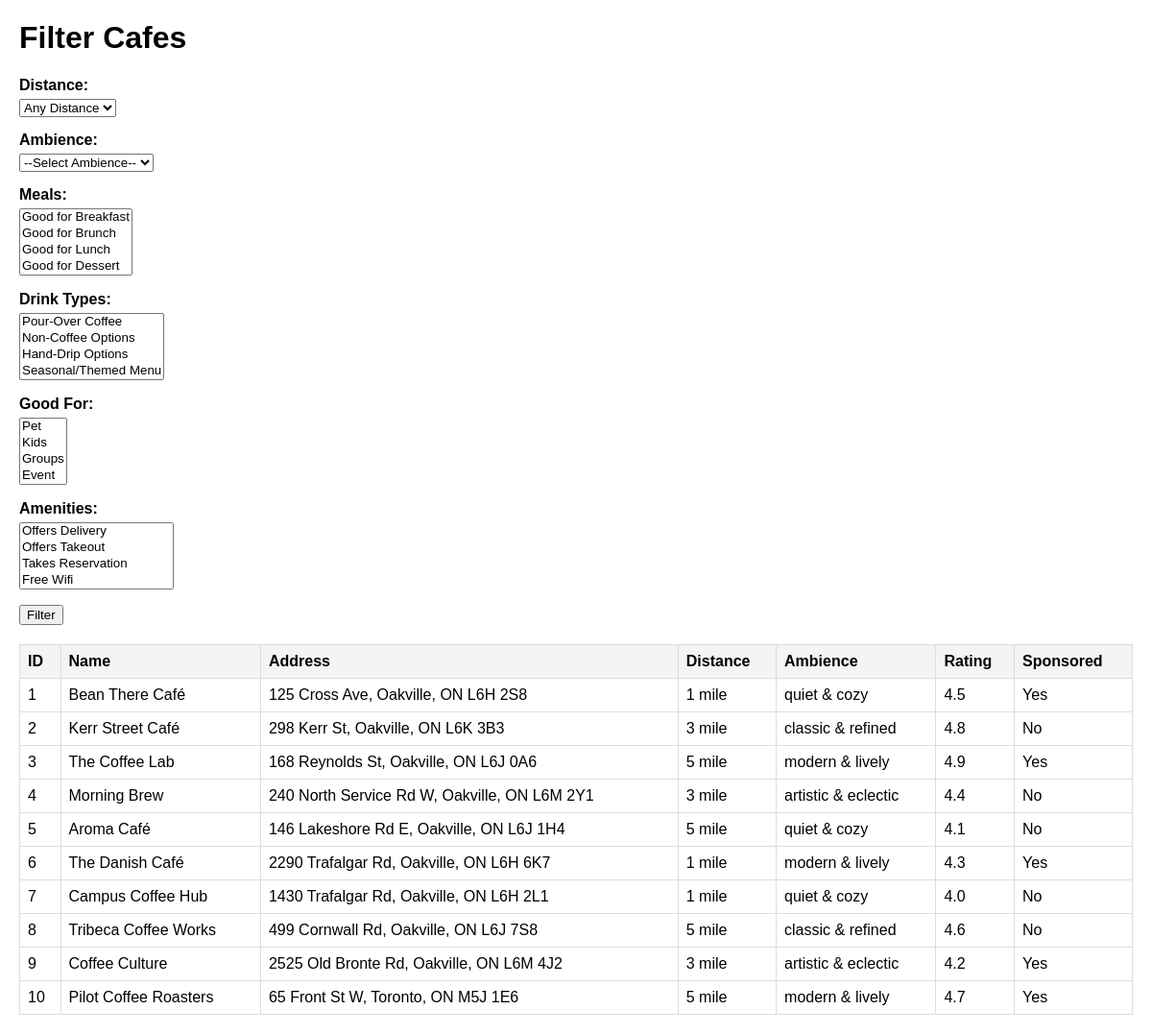
Page /filter.php on the committed database.
### tables this page shows
CREATE TABLE `brewmatch_cafes` (
  `cafe_id` int(11) NOT NULL,
  `name` varchar(100) NOT NULL,
  `address` varchar(255) NOT NULL,
  `distance_category` enum('Any Distance','1 mile','3 mile','5 mile') NOT NULL,
  `ambience` enum('quiet & cozy','modern & lively','classic & refined','artistic & eclectic') NOT NULL,
  `rating` decimal(2,1) NOT NULL CHECK (`rating` >= 1 and `rating` <= 5),
  `is_sponsored` tinyint(1) DEFAULT 0
);

### filter.php (the view, shortened to what this page needs)
<?php
$servername = "localhost";
$username = "root";
$password = "root";
$dbname = "brewmatch";
$conn = new mysqli($servername, $username, $password, $dbname);
$distance = '';
$selected_meals = [];
$selected_drinks = [];
$selected_good_for = [];
$selected_amenities = [];
$sql = "SELECT DISTINCT bc.*
        FROM brewmatch_cafes bc
        LEFT JOIN cafe_meals cm ON bc.cafe_id = cm.cafe_id
        LEFT JOIN cafe_drinks cd ON bc.cafe_id = cd.cafe_id
        LEFT JOIN cafe_good_for cg ON bc.cafe_id = cg.cafe_id
        LEFT JOIN cafe_amenities ca ON bc.cafe_id = ca.cafe_id
        WHERE 1";
$result = $conn->query($sql);
$meal_options = ["Good for Breakfast", "Good for Brunch", "Good for Lunch", "Good for Dessert"];
$drink_options = ["Pour-Over Coffee", "Non-Coffee Options", "Hand-Drip Options", "Seasonal/Themed Menu"];
$good_for_options = ["Pet", "Kids", "Groups", "Event", "Study", "Work"];
$amenity_options = ["Offers Delivery", "Offers Takeout", "Takes Reservation", "Free Wifi", "Outdoor Seating", "Wheelchair Accessible", "Charging Socket Provided", "24/7"];
?>
<!DOCTYPE html>
<html lang="en">
<head>
</head>
<body>
<h1>Filter Cafes</h1>
<form method="POST" action="">
    <div class="filter-group">
        <label for="distance">Distance:</label>
        <select name="distance" id="distance">
            <option value="any" <?= $distance == 'any' ? 'selected' : '' ?>>Any Distance</option>
        </select>
    </div>
    <div class="filter-group">
        <label for="ambience">Ambience:</label>
        <select name="ambience" id="ambience">
            <option value="">--Select Ambience--</option>
        </select>
    </div>
    <div class="filter-group">
        <label for="meals">Meals:</label>
        <select name="meals[]" id="meals" multiple>
            <?php foreach ($meal_options as $meal): ?>
                <option value="<?= htmlspecialchars($meal) ?>" <?= in_array($meal, $selected_meals) ? 'selected' : '' ?>>
                </option>
            <?php endforeach; ?>
        </select>
    </div>
    <div class="filter-group">
        <label for="drinks">Drink Types:</label>
        <select name="drinks[]" id="drinks" multiple>
            <?php foreach ($drink_options as $drink): ?>
                <option value="<?= htmlspecialchars($drink) ?>" <?= in_array($drink, $selected_drinks) ? 'selected' : '' ?>>
                </option>
            <?php endforeach; ?>
        </select>
    </div>
    <div class="filter-group">
        <label for="good_for">Good For:</label>
        <select name="good_for[]" id="good_for" multiple>
            <?php foreach ($good_for_options as $good_for): ?>
                <option value="<?= htmlspecialchars($good_for) ?>" <?= in_array($good_for, $selected_good_for) ? 'selected' : '' ?>>
                </option>
            <?php endforeach; ?>
        </select>
    </div>
    <div class="filter-group">
        <label for="amenities">Amenities:</label>
        <select name="amenities[]" id="amenities" multiple>
            <?php foreach ($amenity_options as $amenity): ?>
                <option value="<?= htmlspecialchars($amenity) ?>" <?= in_array($amenity, $selected_amenities) ? 'selected' : '' ?>>
                </option>
            <?php endforeach; ?>
        </select>
    </div>
    <button type="submit">Filter</button>
</form>
<?php if ($result && $result->num_rows > 0): ?>
    <table>
        <thead>
            <tr>
                <th>ID</th>
                <th>Name</th>
                <th>Address</th>
                <th>Distance</th>
                <th>Ambience</th>
                <th>Rating</th>
                <th>Sponsored</th>
            </tr>
        </thead>
        <tbody>
        <?php while ($row = $result->fetch_assoc()): ?>
            <tr>
                <td><?= htmlspecialchars($row['cafe_id']) ?></td>
                <td><?= htmlspecialchars($row['name']) ?></td>
                <td><?= htmlspecialchars($row['address']) ?></td>
                <td><?= htmlspecialchars($row['distance_category']) ?></td>
                <td><?= htmlspecialchars($row['ambience']) ?></td>
                <td><?= htmlspecialchars($row['rating']) ?></td>
                <td><?= $row['is_sponsored'] == 1 ? 'Yes' : 'No' ?></td>
            </tr>
        <?php endwhile; ?>
        </tbody>
    </table>
<?php else: ?>
    <p>No cafes found matching your criteria.</p>
<?php endif; ?>
</body>
</html>

### filter.php (style rules this page uses)
body { font-family: Arial, sans-serif; margin: 20px; }
form { margin-bottom: 20px; }
table { width: 100%; border-collapse: collapse; }
th, td { border: 1px solid #ddd; padding: 8px; text-align: left; }
th { background-color: #f4f4f4; }
.filter-group { margin-bottom: 15px; }
.filter-group label { display: block; margin-bottom: 5px; font-weight: bold; }

### rows in the picture
brewmatch_cafes: cafe_id "1", name "Bean There Café", address "125 Cross Ave, Oakville, ON L6H 2S8", distance_category "1 mile", ambience "quiet & cozy", rating "4.5", is_sponsored "Yes"
brewmatch_cafes: cafe_id "2", name "Kerr Street Café", address "298 Kerr St, Oakville, ON L6K 3B3", distance_category "3 mile", ambience "classic & refined", rating "4.8", is_sponsored "No"
brewmatch_cafes: cafe_id "3", name "The Coffee Lab", address "168 Reynolds St, Oakville, ON L6J 0A6", distance_category "5 mile", ambience "modern & lively", rating "4.9", is_sponsored "Yes"
brewmatch_cafes: cafe_id "4", name "Morning Brew", address "240 North Service Rd W, Oakville, ON L6M 2Y1", distance_category "3 mile", ambience "artistic & eclectic", rating "4.4", is_sponsored "No"
brewmatch_cafes: cafe_id "5", name "Aroma Café", address "146 Lakeshore Rd E, Oakville, ON L6J 1H4", distance_category "5 mile", ambience "quiet & cozy", rating "4.1", is_sponsored "No"
brewmatch_cafes: cafe_id "6", name "The Danish Café", address "2290 Trafalgar Rd, Oakville, ON L6H 6K7", distance_category "1 mile", ambience "modern & lively", rating "4.3", is_sponsored "Yes"
brewmatch_cafes: cafe_id "7", name "Campus Coffee Hub", address "1430 Trafalgar Rd, Oakville, ON L6H 2L1", distance_category "1 mile", ambience "quiet & cozy", rating "4.0", is_sponsored "No"
brewmatch_cafes: cafe_id "8", name "Tribeca Coffee Works", address "499 Cornwall Rd, Oakville, ON L6J 7S8", distance_category "5 mile", ambience "classic & refined", rating "4.6", is_sponsored "No"
brewmatch_cafes: cafe_id "9", name "Coffee Culture", address "2525 Old Bronte Rd, Oakville, ON L6M 4J2", distance_category "3 mile", ambience "artistic & eclectic", rating "4.2", is_sponsored "Yes"
brewmatch_cafes: cafe_id "10", name "Pilot Coffee Roasters", address "65 Front St W, Toronto, ON M5J 1E6", distance_category "5 mile", ambience "modern & lively", rating "4.7", is_sponsored "Yes"
